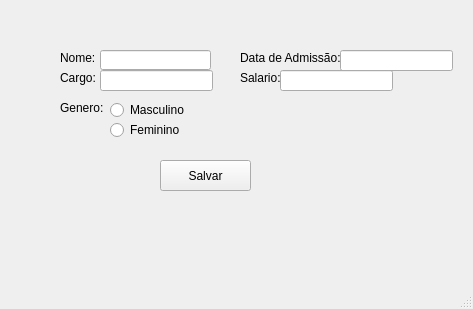
<?xml version="1.0" encoding="UTF-8"?>
<ui version="4.0">
 <class>mainWindow</class>
 <widget class="QMainWindow" name="mainWindow">
  <property name="geometry">
   <rect>
    <x>0</x>
    <y>0</y>
    <width>473</width>
    <height>309</height>
   </rect>
  </property>
  <property name="windowTitle">
   <string>MainWindow</string>
  </property>
  <widget class="QWidget" name="centralwidget">
   <widget class="QLabel" name="label_name">
    <property name="geometry">
     <rect>
      <x>60</x>
      <y>50</y>
      <width>49</width>
      <height>16</height>
     </rect>
    </property>
    <property name="text">
     <string>Nome:</string>
    </property>
   </widget>
   <widget class="QLabel" name="label_cargo">
    <property name="geometry">
     <rect>
      <x>60</x>
      <y>70</y>
      <width>49</width>
      <height>16</height>
     </rect>
    </property>
    <property name="text">
     <string>Cargo:</string>
    </property>
   </widget>
   <widget class="QLabel" name="label_dtadmissao">
    <property name="geometry">
     <rect>
      <x>240</x>
      <y>50</y>
      <width>101</width>
      <height>16</height>
     </rect>
    </property>
    <property name="text">
     <string>Data de Admissão:</string>
    </property>
   </widget>
   <widget class="QLabel" name="label_salario">
    <property name="geometry">
     <rect>
      <x>240</x>
      <y>70</y>
      <width>49</width>
      <height>16</height>
     </rect>
    </property>
    <property name="text">
     <string>Salario:</string>
    </property>
   </widget>
   <widget class="QLabel" name="label_genero">
    <property name="geometry">
     <rect>
      <x>60</x>
      <y>100</y>
      <width>49</width>
      <height>16</height>
     </rect>
    </property>
    <property name="text">
     <string>Genero:</string>
    </property>
   </widget>
   <widget class="QRadioButton" name="escolha_homem">
    <property name="geometry">
     <rect>
      <x>110</x>
      <y>100</y>
      <width>92</width>
      <height>20</height>
     </rect>
    </property>
    <property name="text">
     <string>Masculino</string>
    </property>
   </widget>
   <widget class="QRadioButton" name="escolha_mulher">
    <property name="geometry">
     <rect>
      <x>110</x>
      <y>120</y>
      <width>92</width>
      <height>20</height>
     </rect>
    </property>
    <property name="text">
     <string>Feminino</string>
    </property>
   </widget>
   <widget class="QPushButton" name="btn_salvar">
    <property name="geometry">
     <rect>
      <x>160</x>
      <y>160</y>
      <width>91</width>
      <height>31</height>
     </rect>
    </property>
    <property name="text">
     <string>Salvar</string>
    </property>
   </widget>
   <widget class="QLineEdit" name="lineEdit">
    <property name="geometry">
     <rect>
      <x>100</x>
      <y>50</y>
      <width>111</width>
      <height>20</height>
     </rect>
    </property>
   </widget>
   <widget class="QLineEdit" name="lineEdit_2">
    <property name="geometry">
     <rect>
      <x>100</x>
      <y>70</y>
      <width>113</width>
      <height>21</height>
     </rect>
    </property>
   </widget>
   <widget class="QLineEdit" name="lineEdit_3">
    <property name="geometry">
     <rect>
      <x>340</x>
      <y>50</y>
      <width>113</width>
      <height>21</height>
     </rect>
    </property>
   </widget>
   <widget class="QLineEdit" name="lineEdit_4">
    <property name="geometry">
     <rect>
      <x>280</x>
      <y>70</y>
      <width>113</width>
      <height>21</height>
     </rect>
    </property>
   </widget>
  </widget>
  <widget class="QMenuBar" name="menubar">
   <property name="geometry">
    <rect>
     <x>0</x>
     <y>0</y>
     <width>473</width>
     <height>33</height>
    </rect>
   </property>
  </widget>
  <widget class="QStatusBar" name="statusbar"/>
 </widget>
 <resources/>
 <connections/>
</ui>
